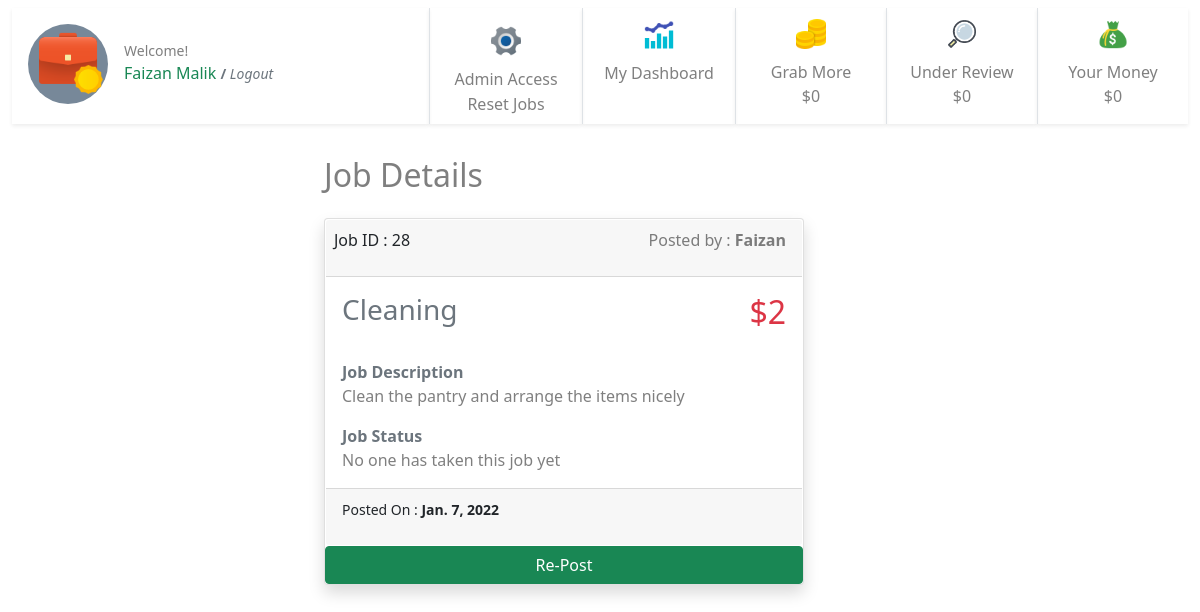
Screenshot of /28/ (signed in) with the database file from the repository.
### jobs/models.py (models this page shows, shortened)
class JobPost(models.Model):
    job_title = models.CharField(max_length=200)
    publish_date = models.DateTimeField('date published', auto_now_add=True)
    job_is_template = models.BooleanField(default=False)
    job_detail = models.CharField(max_length=200)
    job_price = models.IntegerField(default=0)
    job_taken = models.BooleanField(default=False)
    job_under_review = models.BooleanField(default=False)
    job_passed_review = models.BooleanField(default=False)
    job_taken_date = models.DateTimeField('date job taken', null=True, blank=True)
    job_done = models.BooleanField(default=False)
    job_done_date = models.DateTimeField('date job completed', null=True, blank=True)
    job_taker = models.ForeignKey(User, on_delete=models.CASCADE, null=True, blank=True, related_name='job_user')
    job_creator = models.ForeignKey(User, on_delete=models.CASCADE, null=True, blank=True, related_name='job_author')
    job_rejected_by_admin = models.BooleanField(default=False)
    job_expired = models.BooleanField(default=False)
    job_paid = models.BooleanField(default=False)
    job_payment_id = models.ForeignKey(Payments, on_delete=models.CASCADE, null=True, blank=True, related_name='job_payment_id')

### jobs/views.py (the view)
# urls.py: path('<int:pk>/', views.detail, name='detail'),
@login_required
def detail(request, pk):
    print(pk)
    detail = get_object_or_404(JobPost, pk=pk)
    template = loader.get_template('jobs/detail.html')
    if request.user == 'AnonymousUser':
        usr = "None"
    else:
        usr = request.user
    context = {
    'detail': detail,
    'user': usr,
     }
    return HttpResponse(template.render(context, request))

### jobs/templates/jobs/detail.html (shortened to what this page needs)
{% extends "jobs/base.html" %} {% block user %} {{user.first_name}} {{user.last_name}} {% endblock user %} {% block detail %} {% load static %}
<div class="container-fluid">
    {% if detail %}
    <div class="row justify-content-center">
        <div class="col-6 ">
            <h2 class="py-3 text-start text-black-50">Job Details</h2>
            <div class="card mb-4 shadow " style="width: 30rem;">
                <a class="btn p-0" href="../" style="width: 100%;">
                    <div class="card-body p-0">
                        <div class="card-header d-flex ps-2 m-0 bg-gray  justify-content-between">
                            Job ID : {{detail.id}}
                            <p class="text-black-50 ">Posted by : <strong>{{detail.job_creator.first_name}}</strong> </p>
                        </div>
                        <div class="d-flex justify-content-between">
                            <h3 class="card-title pb-1 p-3 text-secondary">{{ detail.job_title }}</h3>
                            <h2 class="text-danger pb-1 p-3">${{detail.job_price}}</h2>
                        </div>
                        <div class="py-0 p-3 text-start">
                            <strong class="text-secondary">Job Description</strong>
                            <p class="text-black-50">{{detail.job_detail}}</p>
                            <strong class="text-secondary">Job Status</strong> {% if detail.job_done %}
                            <p class="text-black-50">This job is done by <strong>{{detail.job_taker.first_name}}</strong> </p>
                            {% elif detail.job_taken %}
                            <p class="text-black-50">This job is taken by <strong>{{detail.job_taker.first_name}}</strong> </p>
                            {% else %}
                            <p class="text-black-50">No one has taken this job yet</p>
                            {% endif %}
                        </div>
                    </div>
                    <div class="card-footer bg-gray mt-0 text-dark-50 text-start">
                        <p><small class="card-text ">Posted On : <strong> {{detail.publish_date.date}}</strong></small></p>
                    </div>
                </a>
                {% if request.user.is_staff %}
                <div class="d-flex ">
                    <a class="btn btn-success align-self-center mr-2" href="{% url 'jobs:repost_job' detail.id%}" style="width: 100%;">Re-Post</a>
                </div>{% endif %}
            </div>
        </div>
    </div>
    {% else %}
    <div class="card-body">
        <h2 class="card-title">No data available.</h2>
    </div>
    {% endif %}
</div>
{% endblock detail %} {% block sidebar %}
<div class="d-flex flex-row " style="">
    <div class="d-flex flex-row ">
        {% if user.is_staff %}
        <div class=" mt-2 mb-2 text-center align-content-center border-start shadow-sm">
            <a class="btn p-0" href="./admin/" style="width: 100%;">
                <div class="" style="width: 150px;">
                    <img class="m-2" src="{% static 'jobs/admin.png'%}" style="width: 36px; height: 36px;" alt="Card image">
                    <div class="">
                        <p class="m-0 text-black-50 fs-6">Admin Access</p>
                        <form id="3" class="m-0 p-0" action="{% url 'jobs:mark_not_done' %}" method='post'>
                            <input type="submit" value="Reset Jobs" class="btn text-black-50 m-0 p-0" style="">
                        </form>
                    </div>
                </div>
            </a>
        </div>
        {% endif %}
        <div class=" mt-2 mb-2  text-center border-start shadow-sm">
            <a class="btn p-0" style="width: 100%;" href="{% url 'jobs:dashboard' %}">
                <div class="" style="width: 150px;">
                    <img class="m-2" src="{% static 'jobs/dashboard.png' %}" style="width: 36px; height: 36px;" alt="Card image">
                    <div class="">
                        <p class="m-0 text-black-50 fs-6">My Dashboard</p>
                    </div>
                </div>
            </a>
        </div>
        <div class=" mt-2 mb-2  text-center border-start shadow-sm">
            <div class="" style="width: 150px;">
                <img class="m-2" src="{% static 'jobs/unclaimed.png'%}" style="width: 36px; height: 36px;" alt="Card image">
                <div class="">
                    <p class="m-0 text-black-50 fs-6">Grab More</p> {% if unclaimed.job_price__sum != None %}
                    <p class="text-black-50 fs-6">${{unclaimed.job_price__sum}}</p>
                    {% else %}
                    <p class="text-black-50 fs-6">$0</p>
                    {% endif %}
                </div>
            </div>
        </div>
        <div class=" mt-2 mb-2  text-center border-start shadow-sm">
            <div class="" style="width: 150px;">
                <img class="m-2" src="{% static 'jobs/underreview.png'%}" style="width: 36px; height: 36px;" alt="Card image">
                <div class="">
                    <p class="m-0 text-black-50">Under Review</p> {% if my_money_under_review_this_month.job_price__sum != None %}
                    <p class="text-black-50 fs-6">${{my_money_under_review_this_month.job_price__sum}}</p>
                    {% else %}
                    <p class="text-black-50 fs-6">$0</p>
                    {% endif %}
                </div>
            </div>
        </div>
        <div class=" mt-2 mb-2  text-center border-start shadow-sm">
            <div class="" style="width: 150px;">
                <img class="m-2" src="{% static 'jobs/mymoney.png'%}" style="width: 36px; height: 36px;" alt="Card image">
                <div class="">
                    <p class="m-0 text-black-50">Your Money</p> {% if my_total_this_mont.job_price__sum != None %}
                    <p class="text-black-50 fs-6">${{my_total_this_mont.job_price__sum}}</p>
                    {% else %}
                    <p class="text-black-50 fs-6">$0</p>
                    {% endif %}
                </div>
            </div>
        </div>
    </div>
</div>
<div> {% endblock sidebar %}

### rows the page displays
JobPost: id "28", job_creator.first_name "Faizan", job_title "Cleaning", job_price "2", job_detail "Clean the pantry and arrange the items nicely", publish_date "Jan. 7, 2022"

### other values shown
{{ user.first_name }} "Faizan"
{{ user.last_name }} "Malik"
